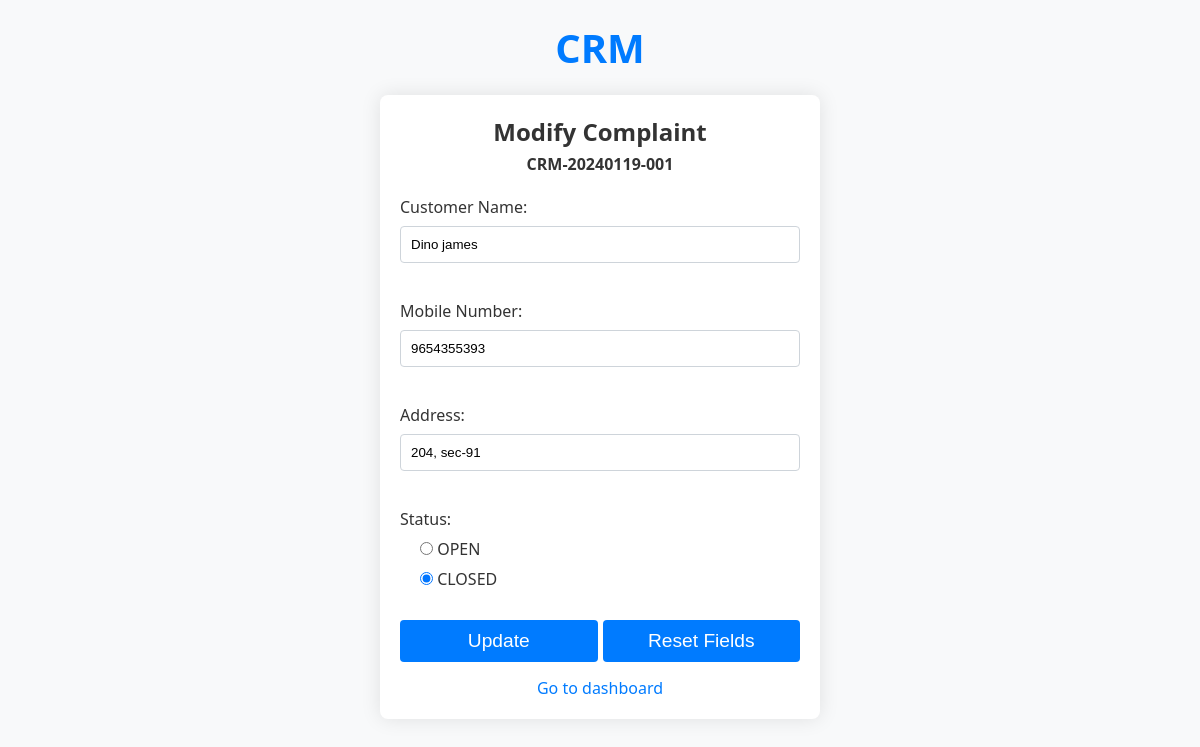
The app's page /dash/modify/CRM-20240119-001 with its own data.
### app.py (models this page shows, shortened)
class Complaint(db.Model):
    __tablename__ = "complaints_data"
    complaint_id = db.Column(db.String, nullable=False, unique=True, primary_key=True, autoincrement=False)
    customer_name = db.Column(db.String, nullable=False, unique=False, primary_key=False, autoincrement=False)
    phone_number = db.Column(db.String, nullable=False, unique=False, primary_key=False, autoincrement=False)
    address = db.Column(db.String, nullable=False)
    status = db.Column(db.String, nullable=False)

### app.py (the view, shortened to what this page needs)
@app.route("/dash/modify/<complaint_id>", methods=['GET', 'POST'])
def modify_complaint(complaint_id):
    complaint = Complaint.query.filter_by(complaint_id=complaint_id).first()
    if request.method == 'GET':
        return render_template('modify_complaint.html', complaint=complaint)

### templates/modify_complaint.html (shortened to what this page needs)
<!DOCTYPE html>
<html lang='en'>
    <head>
        <link rel="stylesheet" type="text/css" href="{{ url_for('static', filename='modify_complaint.css') }}">
    </head>
    <body>
        <div>
            <h1> CRM </h1>
        </div>
        <div>
            <form method="POST" action="{{ url_for('modify_complaint', complaint_id=complaint.complaint_id) }}">
                <h2 style="text-align: center; margin-top: 0px; margin-bottom: 5px;"> Modify Complaint </h2>
                <h4 style="text-align: center; margin-top: 0px;"> {{complaint.complaint_id}} </h4>
                <div>
                    <label for="cust_name"> Customer Name: </label>
                    <input type="text" name="customer_name" id="cust_name" value="{{complaint.customer_name}}" required/>
                </div>
                <br>
                <div>
                    <label for="phone"> Mobile Number: </label>
                    <input type="tel" pattern="[1-9][\d]{9}" name="phone_number" id="phone" value="{{complaint.phone_number}}" placeholder="10 digit Mobile number" required/>
                </div>
                <br>
                <div>
                    <label for="addr"> Address: </label>
                    <input type="text" name="address" id="addr" value="{{complaint.address}}" required/>
                </div>
                <br>
                <div>
                    <label> Status: </label>
                    <label>
                        <input type="radio" name="status" value="OPEN" {% if complaint.status == 'OPEN' %}checked{% endif %}/>
                        OPEN
                    </label>
                    <label>
                        <input type="radio" name="status" value="CLOSED" {% if complaint.status == 'CLOSED' %}checked{% endif %}/>
                        CLOSED
                    </label>
                </div>
                <br>
                <div style="display: grid; grid-template-columns: 1fr 1fr; grid-gap: 5px">
                    <input type="submit" value="Update"/>
                    <input type="reset" value="Reset Fields"/>
                </div>
                <div style="text-align: center;">
                    <a href="{{ url_for('dash') }}"> Go to dashboard </a>
                </div>
            </form>
        </div>
    </body>
</html>

### static/modify_complaint.css (style rules this page uses)
body { font-family: 'Segoe UI', Tahoma, Geneva, Verdana, sans-serif; margin: 0; padding: 0; background-color: #f8f9fa; color: #333; }
h1 { text-align: center; margin: 20px 0; font-size: 2.5em; color: #007bff; }
a { color: #007bff; text-decoration: none; transition: color 0.3s; }
form { max-width: 400px; margin: 0 auto; background-color: #fff; padding: 20px; border-radius: 8px; box-shadow: 0 0 20px rgba(0, 0, 0, 0.1); }
label { display: block; margin-bottom: 8px; color: #333; }
input { width: 100%; padding: 10px; margin-bottom: 15px; box-sizing: border-box; border: 1px solid #ced4da; border-radius: 4px; }
input[type="submit"], input[type="reset"] { background-color: #007bff; color: #fff; padding: 10px 15px; border: none; border-radius: 4px; cursor: pointer; transition: background-color 0.3s; font-size: larger; }
input[type="radio"] { display: inline; width: auto; margin: 0; margin-left: 20px; }

### records on screen
Complaint: complaint_id "CRM-20240119-001", customer_name "Dino james", phone_number "9654355393", address "204, sec-91", status "☐ OPEN", status "☑ CLOSED"
